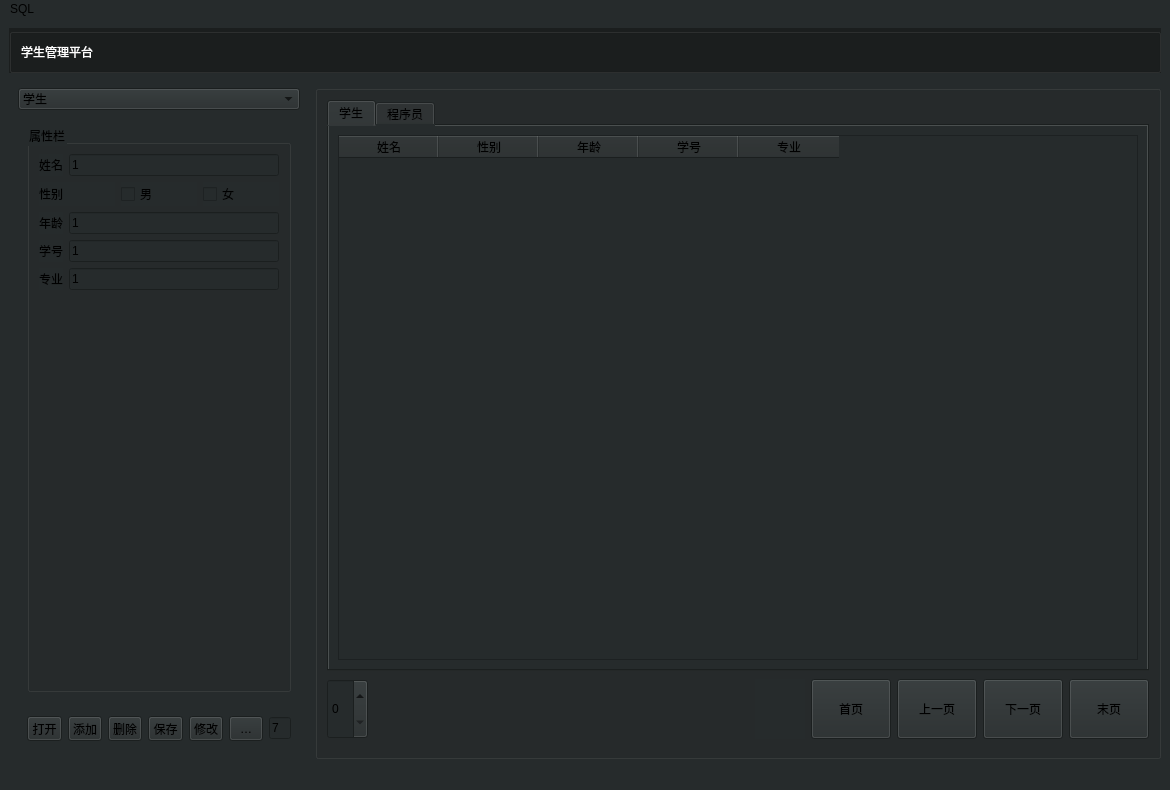
<?xml version="1.0" encoding="UTF-8"?>
<ui version="4.0">
 <class>MainWindow</class>
 <widget class="QMainWindow" name="MainWindow">
  <property name="geometry">
   <rect>
    <x>0</x>
    <y>0</y>
    <width>1170</width>
    <height>790</height>
   </rect>
  </property>
  <property name="windowTitle">
   <string>StuManagement</string>
  </property>
  <property name="styleSheet">
   <string notr="true">background-color: rgb(38, 43, 44);</string>
  </property>
  <widget class="QWidget" name="centralwidget">
   <layout class="QGridLayout" name="gridLayout_6">
    <item row="0" column="0" colspan="2">
     <widget class="QGroupBox" name="groupBox_head">
      <property name="styleSheet">
       <string notr="true">background-color: rgb(27, 30, 30);</string>
      </property>
      <property name="title">
       <string/>
      </property>
      <layout class="QGridLayout" name="gridLayout_2">
       <item row="0" column="0">
        <widget class="QLabel" name="label">
         <property name="styleSheet">
          <string notr="true">color: rgb(255, 255, 255);
font: 87 26pt &quot;Arial&quot;;
</string>
         </property>
         <property name="text">
          <string>学生管理平台</string>
         </property>
        </widget>
       </item>
      </layout>
     </widget>
    </item>
    <item row="1" column="0" rowspan="2">
     <widget class="QWidget" name="widget_2" native="true">
      <property name="maximumSize">
       <size>
        <width>300</width>
        <height>16777215</height>
       </size>
      </property>
      <layout class="QVBoxLayout" name="verticalLayout">
       <item>
        <widget class="QComboBox" name="comboBox">
         <item>
          <property name="text">
           <string>学生</string>
          </property>
         </item>
         <item>
          <property name="text">
           <string>程序员</string>
          </property>
         </item>
        </widget>
       </item>
       <item>
        <widget class="QStackedWidget" name="stackedWidget">
         <property name="styleSheet">
          <string notr="true"/>
         </property>
         <property name="currentIndex">
          <number>0</number>
         </property>
         <widget class="QWidget" name="page">
          <layout class="QHBoxLayout" name="horizontalLayout_2">
           <item>
            <widget class="QGroupBox" name="groupBox_Properties">
             <property name="maximumSize">
              <size>
               <width>16777215</width>
               <height>16777215</height>
              </size>
             </property>
             <property name="title">
              <string>属性栏</string>
             </property>
             <layout class="QVBoxLayout" name="verticalLayout_2">
              <item>
               <layout class="QHBoxLayout" name="horizontalLayout_3">
                <item>
                 <widget class="QLabel" name="label_12">
                  <property name="text">
                   <string>姓名</string>
                  </property>
                 </widget>
                </item>
                <item>
                 <widget class="QLineEdit" name="s_NameEdit">
                  <property name="text">
                   <string>1</string>
                  </property>
                 </widget>
                </item>
               </layout>
              </item>
              <item>
               <layout class="QHBoxLayout" name="horizontalLayout_6">
                <item>
                 <widget class="QLabel" name="label_11">
                  <property name="text">
                   <string>性别</string>
                  </property>
                 </widget>
                </item>
                <item>
                 <widget class="QCheckBox" name="checkBox_man">
                  <property name="text">
                   <string>男</string>
                  </property>
                 </widget>
                </item>
                <item>
                 <widget class="QCheckBox" name="checkBox_woman">
                  <property name="text">
                   <string>女</string>
                  </property>
                 </widget>
                </item>
               </layout>
              </item>
              <item>
               <layout class="QHBoxLayout" name="horizontalLayout_7">
                <item>
                 <widget class="QLabel" name="label_10">
                  <property name="text">
                   <string>年龄</string>
                  </property>
                 </widget>
                </item>
                <item>
                 <widget class="QLineEdit" name="s_AgeEdit">
                  <property name="text">
                   <string>1</string>
                  </property>
                 </widget>
                </item>
               </layout>
              </item>
              <item>
               <layout class="QHBoxLayout" name="horizontalLayout_8">
                <item>
                 <widget class="QLabel" name="label_9">
                  <property name="text">
                   <string>学号</string>
                  </property>
                 </widget>
                </item>
                <item>
                 <widget class="QLineEdit" name="s_NumEdit">
                  <property name="text">
                   <string>1</string>
                  </property>
                 </widget>
                </item>
               </layout>
              </item>
              <item>
               <layout class="QHBoxLayout" name="horizontalLayout_9">
                <item>
                 <widget class="QLabel" name="label_7">
                  <property name="text">
                   <string>专业</string>
                  </property>
                 </widget>
                </item>
                <item>
                 <widget class="QLineEdit" name="s_PreEdit">
                  <property name="text">
                   <string>1</string>
                  </property>
                 </widget>
                </item>
               </layout>
              </item>
              <item>
               <spacer name="verticalSpacer_2">
                <property name="orientation">
                 <enum>Qt::Vertical</enum>
                </property>
                <property name="sizeHint" stdset="0">
                 <size>
                  <width>20</width>
                  <height>53</height>
                 </size>
                </property>
               </spacer>
              </item>
             </layout>
            </widget>
           </item>
          </layout>
         </widget>
         <widget class="QWidget" name="page_2">
          <layout class="QHBoxLayout" name="horizontalLayout">
           <item>
            <widget class="QGroupBox" name="groupBox_4">
             <property name="title">
              <string>属性栏</string>
             </property>
             <layout class="QVBoxLayout" name="verticalLayout_4">
              <item>
               <widget class="QSplitter" name="splitter_16">
                <property name="orientation">
                 <enum>Qt::Horizontal</enum>
                </property>
                <widget class="QLabel" name="label_16">
                 <property name="text">
                  <string>姓名</string>
                 </property>
                </widget>
                <widget class="QLineEdit" name="e_NameEdit">
                 <property name="enabled">
                  <bool>true</bool>
                 </property>
                 <property name="text">
                  <string>1</string>
                 </property>
                </widget>
               </widget>
              </item>
              <item>
               <widget class="QSplitter" name="splitter_15">
                <property name="minimumSize">
                 <size>
                  <width>0</width>
                  <height>0</height>
                 </size>
                </property>
                <property name="orientation">
                 <enum>Qt::Horizontal</enum>
                </property>
                <widget class="QLabel" name="label_3">
                 <property name="text">
                  <string>性别</string>
                 </property>
                </widget>
                <widget class="QCheckBox" name="engMan">
                 <property name="text">
                  <string>男</string>
                 </property>
                </widget>
                <widget class="QCheckBox" name="engWoman">
                 <property name="text">
                  <string>女</string>
                 </property>
                </widget>
               </widget>
              </item>
              <item>
               <widget class="QSplitter" name="splitter_14">
                <property name="orientation">
                 <enum>Qt::Horizontal</enum>
                </property>
                <widget class="QLabel" name="label_14">
                 <property name="text">
                  <string>年龄</string>
                 </property>
                </widget>
                <widget class="QLineEdit" name="e_AgeEdit">
                 <property name="text">
                  <string>1</string>
                 </property>
                </widget>
               </widget>
              </item>
              <item>
               <widget class="QSplitter" name="splitter_12">
                <property name="orientation">
                 <enum>Qt::Horizontal</enum>
                </property>
                <widget class="QSplitter" name="splitter_13">
                 <property name="orientation">
                  <enum>Qt::Horizontal</enum>
                 </property>
                 <widget class="QLabel" name="label_13">
                  <property name="text">
                   <string>工龄</string>
                  </property>
                 </widget>
                 <widget class="QLineEdit" name="e_WorkAgeEdit">
                  <property name="text">
                   <string>1</string>
                  </property>
                 </widget>
                </widget>
               </widget>
              </item>
              <item>
               <spacer name="verticalSpacer_11">
                <property name="orientation">
                 <enum>Qt::Vertical</enum>
                </property>
                <property name="sizeHint" stdset="0">
                 <size>
                  <width>20</width>
                  <height>70</height>
                 </size>
                </property>
               </spacer>
              </item>
             </layout>
            </widget>
           </item>
          </layout>
         </widget>
        </widget>
       </item>
       <item>
        <widget class="QWidget" name="widget" native="true">
         <layout class="QHBoxLayout" name="horizontalLayout_4">
          <item>
           <widget class="QToolButton" name="OpenButton">
            <property name="text">
             <string>打开</string>
            </property>
           </widget>
          </item>
          <item>
           <widget class="QToolButton" name="addButton">
            <property name="text">
             <string>添加</string>
            </property>
           </widget>
          </item>
          <item>
           <widget class="QToolButton" name="delButton">
            <property name="text">
             <string>删除</string>
            </property>
           </widget>
          </item>
          <item>
           <widget class="QToolButton" name="pushButton_save">
            <property name="text">
             <string>保存</string>
            </property>
           </widget>
          </item>
          <item>
           <widget class="QToolButton" name="toolButton_change">
            <property name="text">
             <string>修改</string>
            </property>
           </widget>
          </item>
          <item>
           <widget class="QToolButton" name="toolButton_add">
            <property name="text">
             <string>量添加</string>
            </property>
           </widget>
          </item>
          <item>
           <widget class="QLineEdit" name="lineEdit_add">
            <property name="text">
             <string>7</string>
            </property>
           </widget>
          </item>
         </layout>
        </widget>
       </item>
      </layout>
     </widget>
    </item>
    <item row="2" column="1">
     <widget class="QGroupBox" name="groupBox_table">
      <property name="title">
       <string/>
      </property>
      <layout class="QGridLayout" name="gridLayout_5">
       <item row="1" column="0">
        <layout class="QGridLayout" name="gridLayout">
         <property name="topMargin">
          <number>2</number>
         </property>
         <property name="bottomMargin">
          <number>8</number>
         </property>
         <item row="0" column="0">
          <widget class="QSpinBox" name="spinBox_rowCount">
           <property name="maximumSize">
            <size>
             <width>16777215</width>
             <height>60</height>
            </size>
           </property>
          </widget>
         </item>
         <item row="0" column="4">
          <widget class="QPushButton" name="BackButton">
           <property name="maximumSize">
            <size>
             <width>16777215</width>
             <height>60</height>
            </size>
           </property>
           <property name="text">
            <string>上一页</string>
           </property>
          </widget>
         </item>
         <item row="0" column="5">
          <widget class="QPushButton" name="NextButton">
           <property name="maximumSize">
            <size>
             <width>16777215</width>
             <height>60</height>
            </size>
           </property>
           <property name="text">
            <string>下一页</string>
           </property>
          </widget>
         </item>
         <item row="0" column="3">
          <widget class="QPushButton" name="BeginButton">
           <property name="maximumSize">
            <size>
             <width>16777215</width>
             <height>60</height>
            </size>
           </property>
           <property name="text">
            <string>首页</string>
           </property>
          </widget>
         </item>
         <item row="0" column="1">
          <spacer name="horizontalSpacer">
           <property name="maximumSize">
            <size>
             <width>16777215</width>
             <height>60</height>
            </size>
           </property>
           <property name="orientation">
            <enum>Qt::Horizontal</enum>
           </property>
           <property name="sizeHint" stdset="0">
            <size>
             <width>40</width>
             <height>20</height>
            </size>
           </property>
          </spacer>
         </item>
         <item row="0" column="6">
          <widget class="QPushButton" name="LastButton">
           <property name="maximumSize">
            <size>
             <width>16777215</width>
             <height>60</height>
            </size>
           </property>
           <property name="text">
            <string>末页</string>
           </property>
          </widget>
         </item>
         <item row="0" column="2">
          <widget class="QLabel" name="label_page">
           <property name="minimumSize">
            <size>
             <width>50</width>
             <height>0</height>
            </size>
           </property>
           <property name="maximumSize">
            <size>
             <width>50</width>
             <height>60</height>
            </size>
           </property>
           <property name="text">
            <string/>
           </property>
          </widget>
         </item>
        </layout>
       </item>
       <item row="0" column="0">
        <widget class="QTabWidget" name="tabWidget_2">
         <property name="minimumSize">
          <size>
           <width>0</width>
           <height>100</height>
          </size>
         </property>
         <property name="maximumSize">
          <size>
           <width>16777215</width>
           <height>16777215</height>
          </size>
         </property>
         <property name="styleSheet">
          <string notr="true"/>
         </property>
         <property name="currentIndex">
          <number>0</number>
         </property>
         <widget class="QWidget" name="tab_3">
          <attribute name="title">
           <string>学生</string>
          </attribute>
          <layout class="QGridLayout" name="gridLayout_3">
           <item row="0" column="0">
            <widget class="QTableWidget" name="tableWidget_stu">
             <property name="styleSheet">
              <string notr="true">background-color: rgb(38, 43, 44);</string>
             </property>
             <column>
              <property name="text">
               <string>姓名</string>
              </property>
             </column>
             <column>
              <property name="text">
               <string>性别</string>
              </property>
             </column>
             <column>
              <property name="text">
               <string>年龄</string>
              </property>
             </column>
             <column>
              <property name="text">
               <string>学号</string>
              </property>
             </column>
             <column>
              <property name="text">
               <string>专业</string>
              </property>
             </column>
            </widget>
           </item>
          </layout>
         </widget>
         <widget class="QWidget" name="tab_4">
          <attribute name="title">
           <string>程序员</string>
          </attribute>
          <layout class="QGridLayout" name="gridLayout_4">
           <item row="0" column="0" colspan="2">
            <widget class="QTableWidget" name="tableWidget_eng">
             <column>
              <property name="text">
               <string>姓名</string>
              </property>
             </column>
             <column>
              <property name="text">
               <string>性别</string>
              </property>
             </column>
             <column>
              <property name="text">
               <string>年龄</string>
              </property>
             </column>
             <column>
              <property name="text">
               <string>工龄</string>
              </property>
             </column>
            </widget>
           </item>
          </layout>
         </widget>
        </widget>
       </item>
      </layout>
     </widget>
    </item>
   </layout>
  </widget>
  <widget class="QStatusBar" name="statusbar"/>
  <widget class="QMenuBar" name="menuBar">
   <property name="geometry">
    <rect>
     <x>0</x>
     <y>0</y>
     <width>1170</width>
     <height>23</height>
    </rect>
   </property>
   <widget class="QMenu" name="menuSQL">
    <property name="title">
     <string>SQL</string>
    </property>
    <addaction name="Menu_sql"/>
   </widget>
   <addaction name="menuSQL"/>
  </widget>
  <action name="Menu_sql">
   <property name="text">
    <string>connect</string>
   </property>
  </action>
 </widget>
 <tabstops>
  <tabstop>addButton</tabstop>
  <tabstop>delButton</tabstop>
  <tabstop>OpenButton</tabstop>
  <tabstop>tabWidget_2</tabstop>
 </tabstops>
 <resources/>
 <connections/>
</ui>
